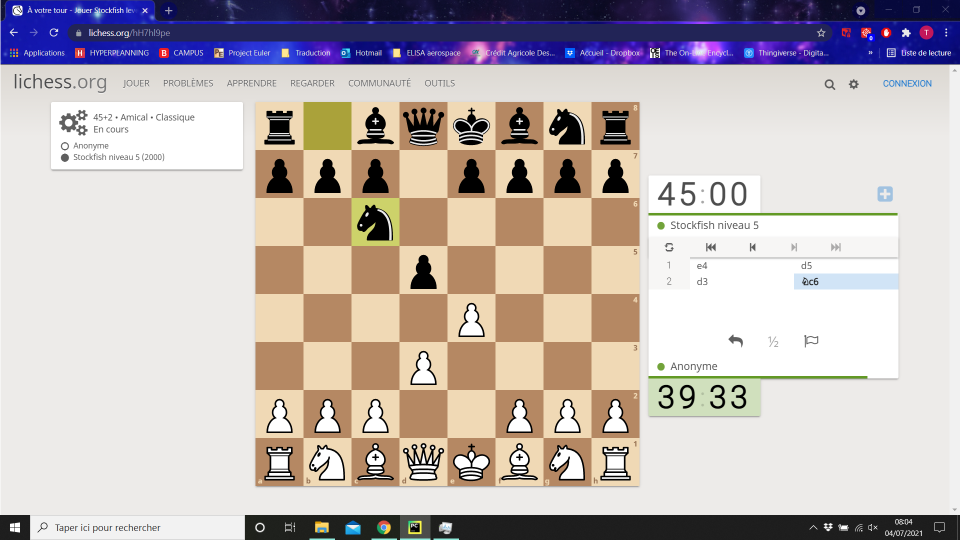
#> input picture Gestion_du_temps/Data_number/1.png, 1920 x 1080 px (shown at 1/2 size)
$ python -i Contours_function.py   (imports and definitions only)
#> lines starting #> are read from the running program, lines starting #| are printed output that depends on the picture; after the words box and inside, x2 and y2 are one past the last pixel; in counts of white or black regions, pixels touching at a corner belong together
### Projet_echec/took_picture.py
import pyautogui
import time
import cv2 as cv
import numpy as np
import Constantes_values


############################################### TOUT EST A REFAIRE A CAUSE DU CHANGEMENT D'ORDI  ###############################################

# [52 lines left out: functions took_picture, read_image, obtain_a_square, save_a_square, position_carre, not called in this run]


def calcPercentage(msk):
    ''' returns the percentage of color in a binary image '''
    height, width = msk.shape[:2]
    num_pixels = height * width
    count_white = cv.countNonZero(msk)
    percent_white = (count_white / num_pixels) * 100
    percent_white = round(percent_white, 2)
    return percent_white


def piece_color(file):
    """Fonction donnant la couleur de la pièce à partir du fichier d'une image"""
    img = cv.imread(file, cv.IMREAD_COLOR)  # Lecture de l'image en couleurs

    return piece_color_from_image(img)


def piece_color_from_image(img):
    """Fonction donnant la couleur de la pièce à partir d'une image"""
    White_lower_bound = np.array([252, 252, 252])
    White_upper_bound = np.array([255, 255, 255])

    Black_lower_bound = np.array([0, 0, 0])
    Black_upper_bound = np.array([3, 3, 3])

    White_msk = cv.inRange(img, White_lower_bound, White_upper_bound)
    Black_msk = cv.inRange(img, Black_lower_bound, Black_upper_bound)

    percent_white = calcPercentage(White_msk)
    percent_black = calcPercentage(Black_msk)

    if percent_white > percent_black:
        result = True
    else:
        result = False

    return result


# semble fonctionner mais à vérifier
# [82 lines left out: functions find_movement, find_rock_movement, not called in this run]

### Projet_echec/Backup/Backup_files/Contours_function.py
import cv2
import took_picture
import numpy as np
import Constantes_values


def resize_picture(img, scale_percent):
    width = int(img.shape[1] * scale_percent / 100)
    height = int(img.shape[0] * scale_percent / 100)

    dsize = (width, height)
    output = cv2.resize(img, dsize)

    return output


# [4 lines left out: function Color_inversion, not called in this run]


def Caracteristic_white_contour(file):
    percent = 100
    piece_color = took_picture.piece_color(file)
#> in piece_color, img is the input picture: shape (1080, 1920, 3); mean B, G, R 182.4, 183, 192.4
#> in piece_color_from_image, `White_msk = cv.inRange(img, White_lower_bound, White_upper_bound)`:
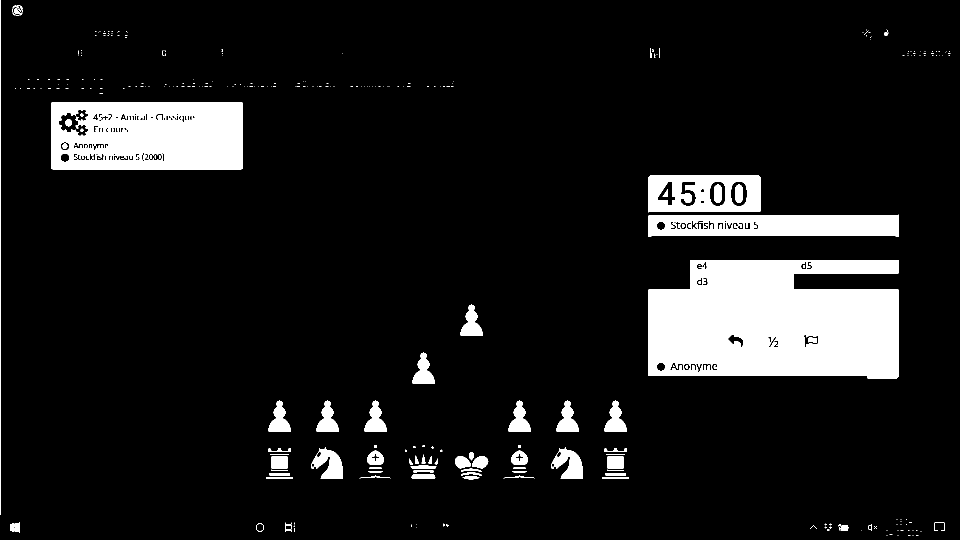
#> White_msk: shape (1080, 1920) (shown at 1/2 size); 10% white; 333 white regions (251 under 20 px), largest, box (x1, y1, x2, y2) and area: (1297, 520, 1797, 757) 102221, (102, 204, 486, 339) 46133, (1297, 429, 1797, 474) 19016
#> in piece_color_from_image, `Black_msk = cv.inRange(img, Black_lower_bound, Black_upper_bound)`:
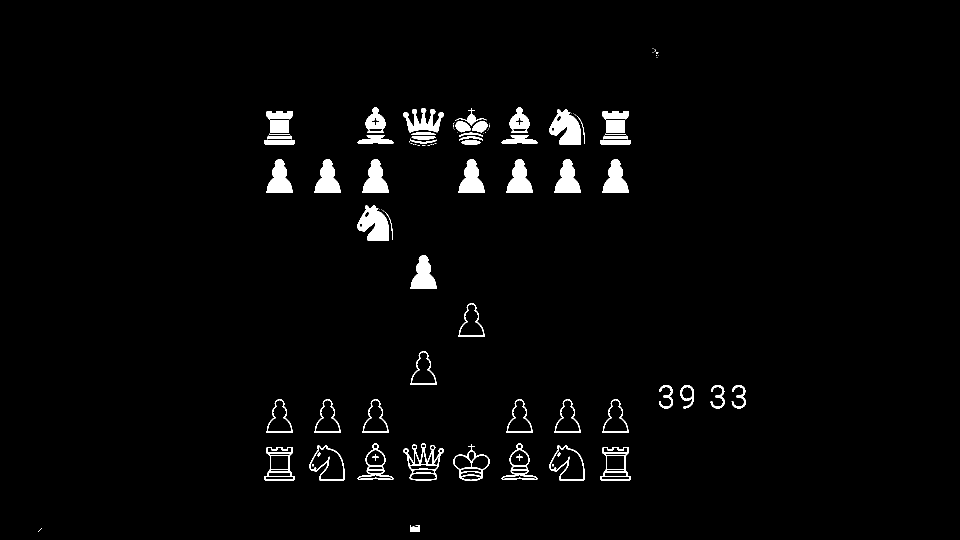
#> Black_msk: shape (1080, 1920) (shown at 1/2 size); 2.4% white; 105 white regions (42 under 20 px), largest, box (x1, y1, x2, y2) and area: (1099, 218, 1162, 289) 2844, (715, 410, 778, 481) 2844, (533, 318, 585, 386) 2176
#> in calcPercentage, `count_white = cv.countNonZero(msk)`: count_white = 208355
#> in calcPercentage, `percent_white = (count_white / num_pixels) * 100`: percent_white = 10.05
#> in piece_color_from_image, `percent_black = calcPercentage(Black_msk)`: percent_black = 2.43
#> piece_color = True

    img2 = cv2.imread(file, cv2.IMREAD_COLOR)  # Lecture de l'image en couleurs
    img2 = resize_picture(img2, percent)

    img = cv2.imread(file, cv2.IMREAD_GRAYSCALE)  # Reading same image in another variable and converting to gray scale.
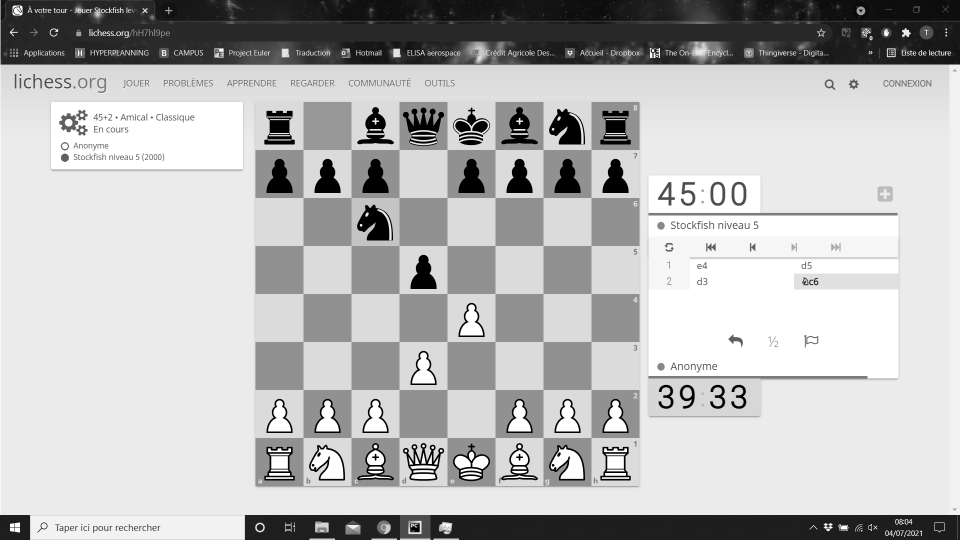
#> img: shape (1080, 1920) (shown at 1/2 size); min 0, max 255, mean 185.4
    img = resize_picture(img, percent)

    if not piece_color:  # Si la pièce est noire
        Color_inversion(img)  # img devient négative
        # cv2.imshow('Color_inversion', img)

    _, threshold = cv2.threshold(img, 250, 255, cv2.THRESH_BINARY)  # Converting image to a binary image
#> threshold: shape (1080, 1920); 10.1% white; 365 white regions (282 under 20 px)
    contours, _ = cv2.findContours(threshold, cv2.RETR_TREE, cv2.CHAIN_APPROX_SIMPLE)  # Detecting contours in image.
#> contours = 478 contours, 320 with area under 20; largest, box (x1, y1, x2, y2) and area: (1297, 519, 1797, 757) 103778, (102, 204, 486, 339) 51306, (1297, 429, 1797, 474) 20462, (1297, 351, 1521, 425) 16052, (622, 894, 686, 957) 2246

    xc = list()
    yc = list()
    contour_length = 0

    nb_contour = 0
    for cnt in contours:  # Going through every contours found in the image.
        approx = cv2.approxPolyDP(cnt, 0.009 * cv2.arcLength(cnt, True), True)

        # print(cv2.arcLength(cnt, True))
        if cv2.arcLength(cnt, True) > 5:
            contour_length += cv2.arcLength(cnt, True)
            nb_contour += 1

        cv2.drawContours(img2, [approx], 0, (0, 0, 255), 1)

        n = approx.ravel()  # Used to flatted the array containing the co-ordinates of the vertices.
        i = 0

        for j in n:
            if i % 2 == 0:
                xc.append(n[i])
                yc.append(n[i + 1])
            i += 1
#> this loop made 478 passes
#> (cnt, contour_length, n) on pass 40: ([[823, 1048], [823, 1053], [823, 1049], [824, 1048]], 562.2, [824, 1048, 823, 1048, 823, 1053, 823, 1049])
#> (contour_length, n) on passes 1, 3, 6, 11, 17, 19: (8, [1832, 1071, 1836, 1071]), (16, [1816, 1071, 1820, 1071]), (26, [1779, 1068, 1784, 1068]), (36, [1801, 1061, 1806, 1061]), (96.49, [588, 1056, 588, 1063]), (160.7, [20, 1055, 20, 1061, 23, 1061, 24, 1062, 27, 1062, 27, 1055])
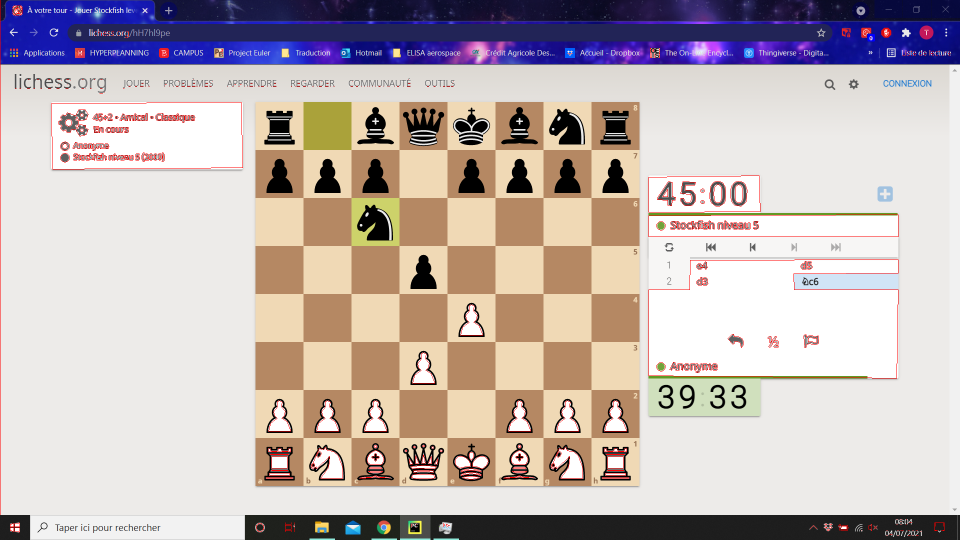
#> img2: shape (1080, 1920, 3) (shown at 1/2 size); 0.85% of pixels changed, all inside (x1, y1, x2, y2) = (0, 0, 1901, 1072)
#> after the loop, contour_length = 20663.6; nb_contour = 315; xc = 3000 values, max 1900 at index 2634, min 0 at index 2998, mean 827.4; yc = 3000 values, max 1071 at index 0, min 0 at index 2998, mean 493

    return [xc, yc, nb_contour, contour_length]


# [163 lines left out: functions contour_white_piece_detection, Caracteristic_black_contour, contour_black_piece_detection, Caracteristic_contour_from_image, contour_white_piece_detection_from_image, not called in this run]

>>> result = Caracteristic_white_contour('../../../Gestion_du_temps/Data_number/1.png')
#> result = 4 items
